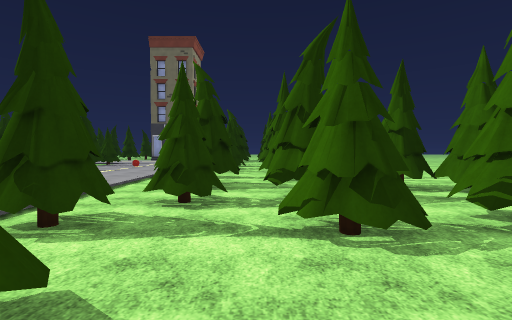
View 1 (above)

24 first-person views from a walk through a Unity game level. The camera is 1.5 m above the floor, tilts 2° down and sees 85° across. The floor is counted in squares, 2 m on a side. Each view is taken from the middle of a square. On the plan, view 1 faces up. The plan holds only what a view shows up to about 10 squares ahead; the rest is blank. The place goes on beyond the plan. Surface patterns are stand-ins for the level's own textures.

View 2
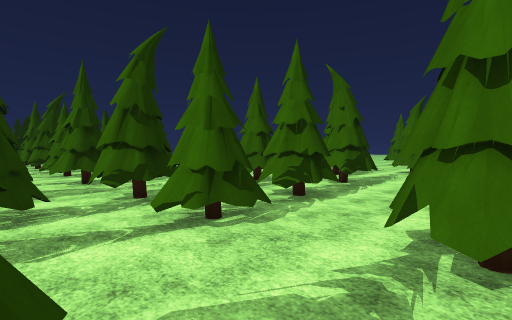

View 3
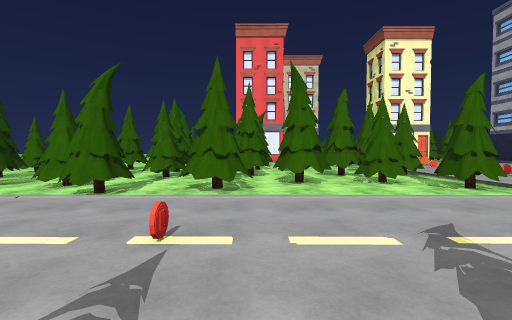

View 4
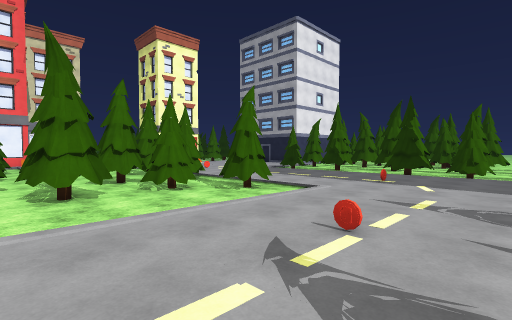

View 5
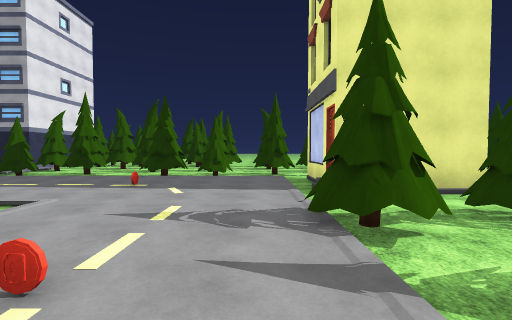

View 6
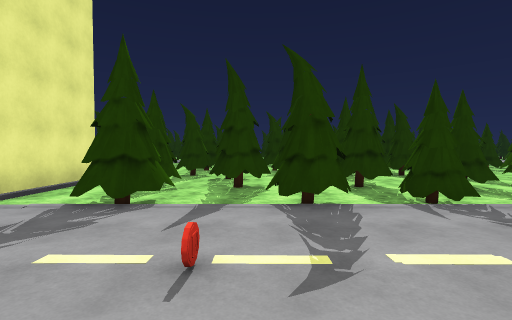

View 7
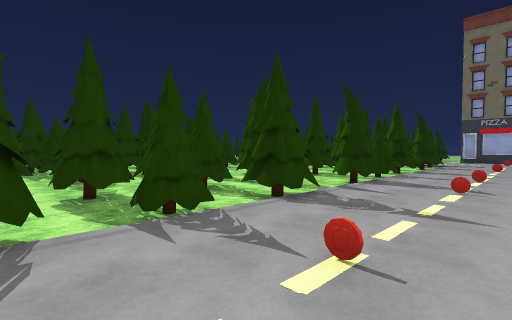

View 8
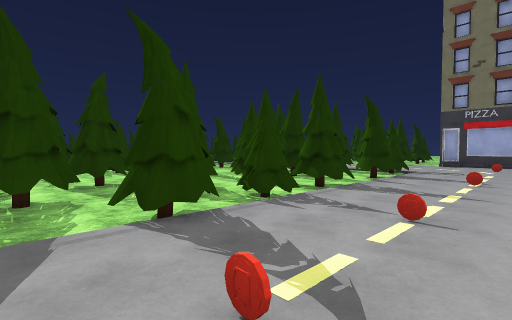

View 9
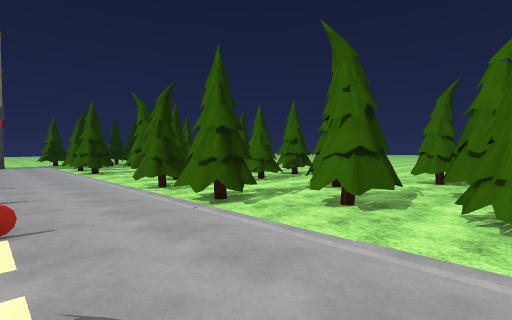

View 10
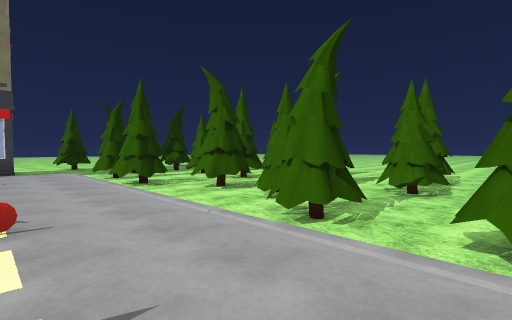

View 11
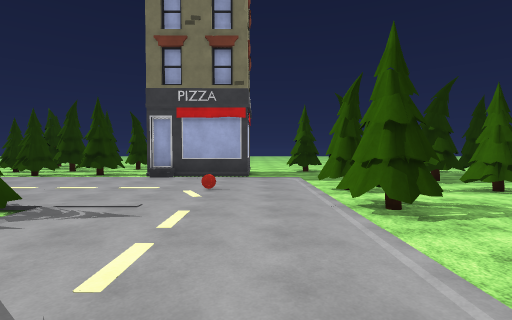

View 12
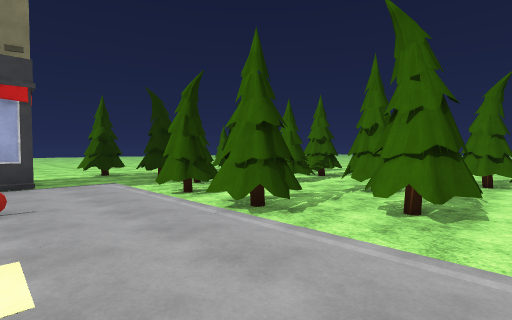

View 13
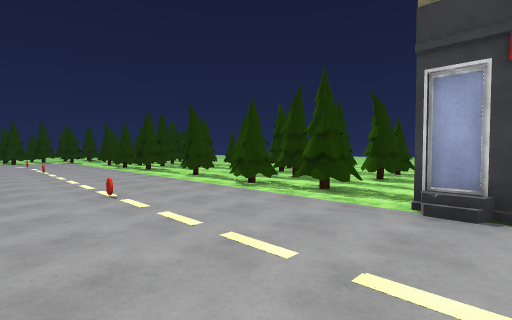

View 14
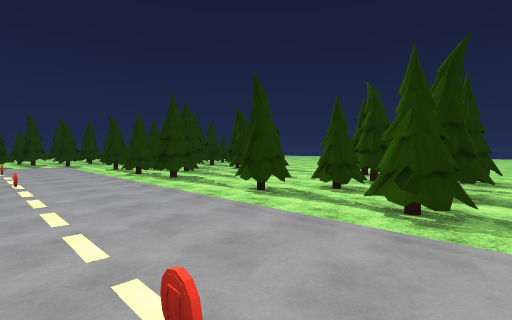

View 15
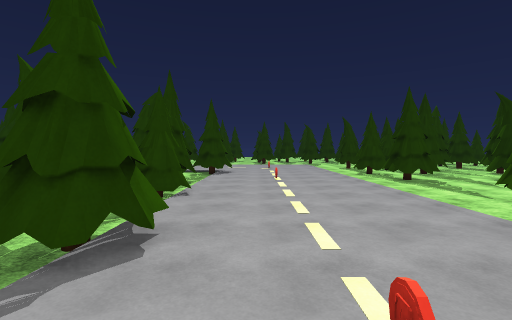

View 16
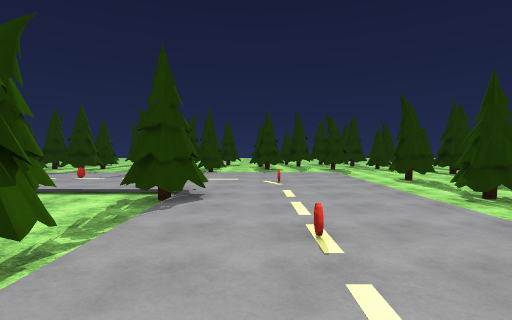

View 17
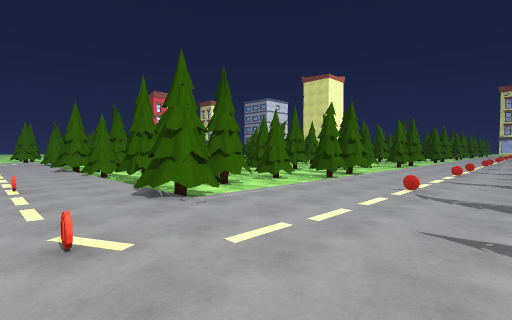

View 18
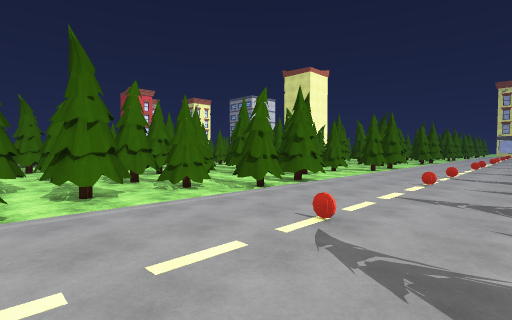

View 19
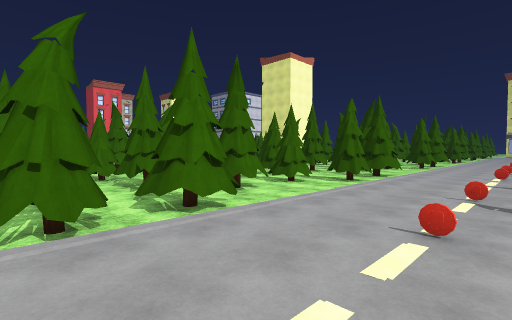

View 20
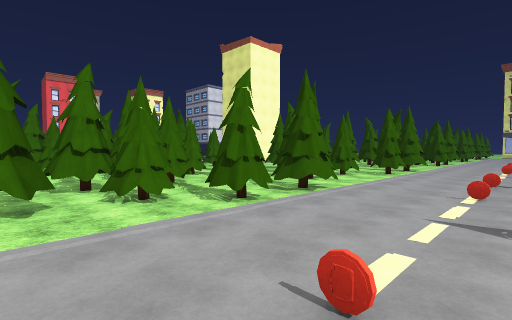

View 21
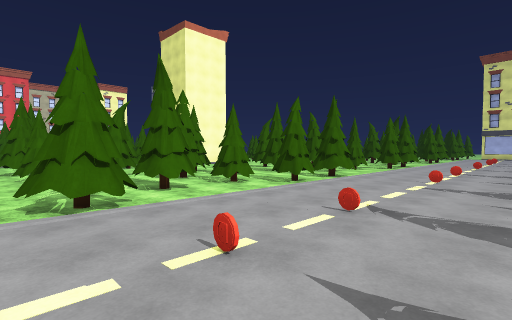

View 22
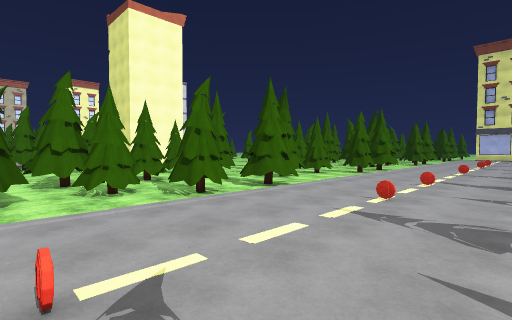

View 23
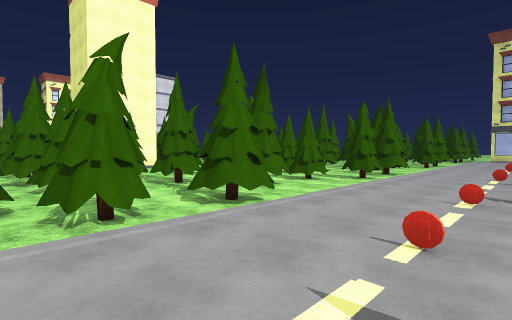

View 24
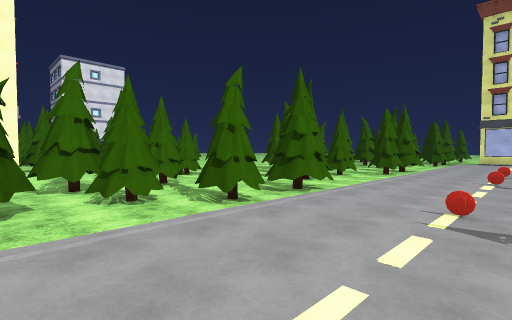

### Floor plan
Key: @ floor where view 1 was taken; # wall or solid block; x gap in a wall; . main floor; : floor 0.25 m higher than the main floor; / step, stairs or slope; = window, fence, low wall or low ledge; O other object.
Columns run from 25 left of view 1 to 5 right of it. Each row starts with its distance up from view 1.
 24      #.  .. x ...
 23 ##   ..# ...#...#.   ...
 22 ...  ##.....#x#...   ..#.
 21 ...# # #....#.....   ....
 20 ..##.###...#..#x#.   ...#  .#
 19 ..................###.... #.
 18  :::::::::::::::::::::/.#x#..
 17  ::O::::O:::::O:::::::/#..#x#
 16  :::::::::::::::::::O:/...x..
 15  ::::##:::::##::::::::/#..#x
 14 #::::#..###.##   ##::://..#
 13  ::::.#####..##  ##:::/.#...#..
 12  ::::.#####     ###:::/...#....
 11  ::O:.### .  ####./:O:/.#.x...
 10 #::::## # #  #### #:::/#..#x#..
  9 #::::## ###    ####:::/...x....
  8  ::::#######   ####:::/#..#x#..
  7  ::O:.#####..####.x:O://..#.x..
  6  ::::.######..#...#:::/.#...#..
  5  ::O:...##. ....#./:O:/...#.##
  4  ::::.####....#x#./:::/.#x#...
  3   :::##.####.#..#x#:::/#..#x#.#
  2  ::::....x......x./:::/...x....
  1  ::O:##. ##xx#..#x#:O:/##.x.
  0  ::::...##......#./::://.@####
 -1  ::O:..###x#  #...#:::/.###  #
 -2  ::::...##......#./:O:/...#  .
 -3  ::::.###.....#.x./:::/.####..
 -4  ::::##.####.#..#x#:::/##.###
 -5  ::O:......    .../:::////#/
 -6  ::::##.###    .../:::::::::
 -7  ::::...# ..   O O/:::O:::O
 -8  ::O:..## x#     O/::::::::
 -9  ::::..###...    O//////////
-10  ::::.###....     #####./#x#
-11  ::::##.#  #.      ## # .#..
-12   :O:.x....         #
-13   :::##.  #         =
-14   :::..
-15   :::..#
-16   :O:..#
-17   :::.##
-18   :O:##
-19    ::#
-20    ::

Positions as (right, up) in squares from view 1, and headings:
1: (0, 0), facing up
2: (-1, 0), facing up-right
3: (-7, 0), facing right
4: (-6, 0), facing down-right
5: (-6, -1), facing down
6: (-3, -2), facing left
7: (-4, -1), facing up-left
8: (-4, 4), facing up-left
9: (-5, 4), facing up-right
10: (-5, 8), facing up-right
11: (-4, 11), facing up
12: (-5, 12), facing up-right
13: (-6, 15), facing up-left
14: (-10, 16), facing up-left
15: (-10, 16), facing left
16: (-15, 16), facing left
17: (-24, 17), facing down-right
18: (-24, 14), facing down-right
19: (-23, 10), facing down-right
20: (-23, 6), facing down-right
21: (-24, 2), facing down-right
22: (-24, -1), facing down-right
23: (-23, -3), facing down-right
24: (-23, -8), facing down-right
